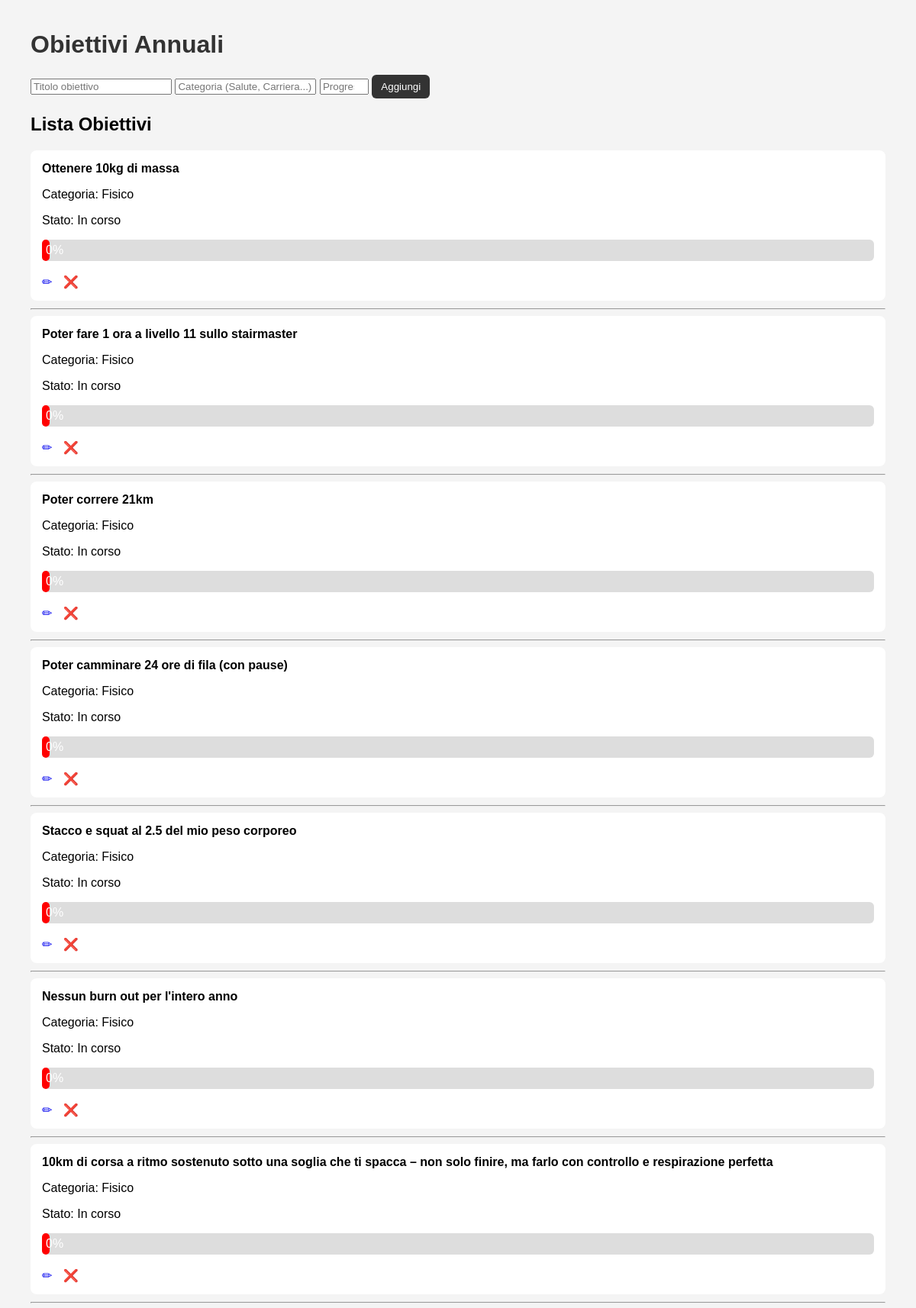
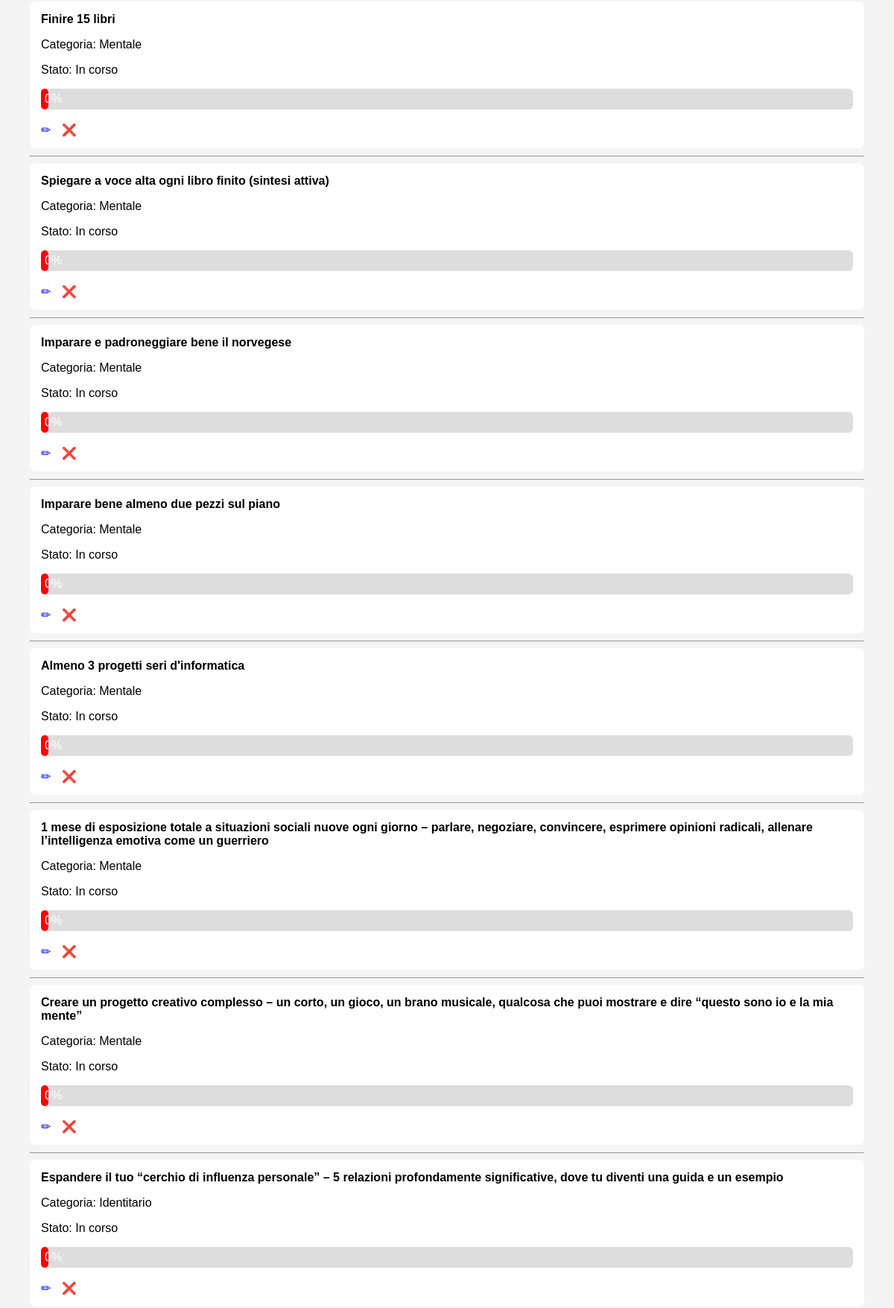
The page /goals (signed in, upper part) on the database its author committed (2 pictures, top to bottom).
### tables this page shows
CREATE TABLE goals (
        id INTEGER PRIMARY KEY AUTOINCREMENT,
        title TEXT NOT NULL,
        category TEXT NOT NULL,
        progress INTEGER DEFAULT 0,
        status TEXT DEFAULT 'In corso',
        created_at TEXT DEFAULT CURRENT_TIMESTAMP
    );

### app.py (the view, shortened to what this page needs)
@app.route("/goals", methods=["GET", "POST"])
def goals():
    if not session.get("logged_in"):
        return redirect("/login")
    conn = sqlite3.connect("database.db")
    cursor = conn.cursor()
    cursor.execute("""
    SELECT * FROM goals
    ORDER BY
        CASE WHEN status = 'In corso' THEN 0 ELSE 1 END,
        progress DESC
    """)
    goals = cursor.fetchall()
    conn.close()
    return render_template("goals.html", goals=goals)

### Templates/goals.html (shortened to what this page needs)
<!DOCTYPE html>
<html>
<head>
    <link rel="stylesheet" href="{{ url_for('static', filename='style.css') }}">
</head>
<body>
<h1>Obiettivi Annuali</h1>
<form method="POST">
    <input type="text" name="title" placeholder="Titolo obiettivo" required>
    <input type="text" name="category" placeholder="Categoria (Salute, Carriera...)" required>
    <input type="number" name="progress" placeholder="Progresso %" min="0" max="100" required>
    <button type="submit">Aggiungi</button>
</form>
<h2>Lista Obiettivi</h2>
<ul>
    {% for goal in goals %}
        <li>
            <strong>{{ goal[1] }}</strong>
            <p>Categoria: {{ goal[2] }}</p>
            <p>Stato: {{ goal[4] }}</p>
            {% if goal[3] >= 70 %}
                {% set color = "green" %}
            {% elif goal[3] >= 40 %}
                {% set color = "orange" %}
            {% else %}
                {% set color = "red" %}
            {% endif %}
            <div style="background: #ddd; width: 100%; border-radius: 6px;">
                <div style="width: {{ goal[3] }}%; background: {{ color }}; color: white; padding: 5px; border-radius: 6px;">
                    {{ goal[3] }}%
                </div>
            </div>
            <br>
            <a href="/edit_goal/{{ goal[0] }}">✏</a>
            <a href="/delete_goal/{{ goal[0] }}">❌</a>
        </li>
        <hr>
    {% endfor %}
</ul>
</body>
</html>

### static/style.css (style rules this page uses)
body { font-family: Arial; margin: 40px; background-color: #f4f4f4; }
h1 { color: #333; }
ul { list-style: none; padding: 0; }
li { background: white; padding: 15px; margin-bottom: 10px; border-radius: 8px; }
a { text-decoration: none; margin-right: 10px; }
button { padding: 8px 12px; border-radius: 6px; border: none; background-color: #333; color: white; cursor: pointer; }

### rows shown on the page
goals: title "Ottenere 10kg di massa", category "Fisico", status "In corso", progress "0"
goals: title "Poter fare 1 ora a livello 11 sullo stairmaster", category "Fisico", status "In corso", progress "0"
goals: title "Poter correre 21km", category "Fisico", status "In corso", progress "0"
goals: title "Poter camminare 24 ore di fila (con pause)", category "Fisico", status "In corso", progress "0"
goals: title "Stacco e squat al 2.5 del mio peso corporeo", category "Fisico", status "In corso", progress "0"
goals: title "Nessun burn out per l'intero anno", category "Fisico", status "In corso", progress "0"
goals: title "10km di corsa a ritmo sostenuto sotto una soglia che ti spacca – non solo finire, ma farlo con controllo e respirazione perfetta", category "Fisico", status "In corso", progress "0"
goals: title "Finire 15 libri", category "Mentale", status "In corso", progress "0"
goals: title "Spiegare a voce alta ogni libro finito (sintesi attiva)", category "Mentale", status "In corso", progress "0"
goals: title "Imparare e padroneggiare bene il norvegese", category "Mentale", status "In corso", progress "0"
goals: title "Imparare bene almeno due pezzi sul piano", category "Mentale", status "In corso", progress "0"
goals: title "Almeno 3 progetti seri d'informatica", category "Mentale", status "In corso", progress "0"
goals: title "1 mese di esposizione totale a situazioni sociali nuove ogni giorno – parlare, negoziare, convincere, esprimere opinioni radicali, allenare l’intelligenza emotiva come un guerriero", category "Mentale", status "In corso", progress "0"
goals: title "Creare un progetto creativo complesso – un corto, un gioco, un brano musicale, qualcosa che puoi mostrare e dire “questo sono io e la mia mente”", category "Mentale", status "In corso", progress "0"
goals: title "Espandere il tuo “cerchio di influenza personale” – 5 relazioni profondamente significative, dove tu diventi una guida e un esempio", category "Identitario", status "In corso", progress "0"
